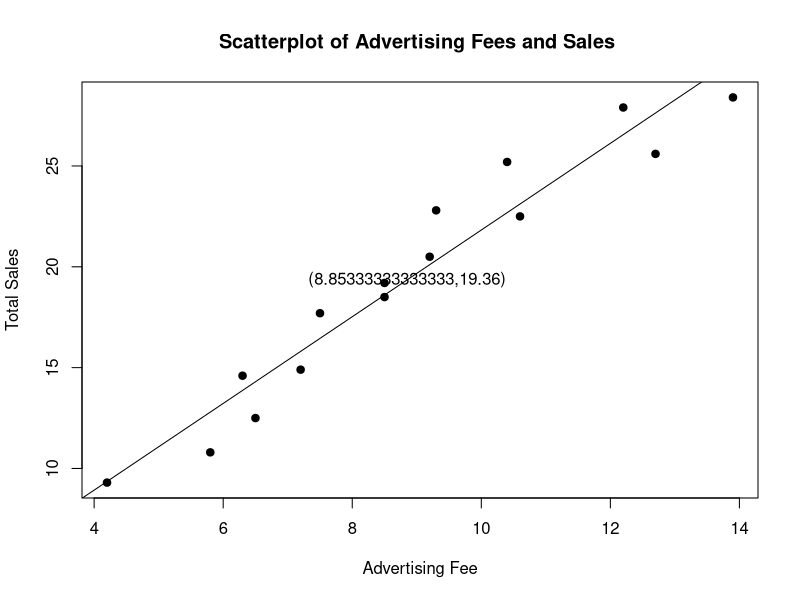

The R script that drew this image: (Note: this script raises an error after producing the figure.)
market <- read.csv('./ch2/ads.txt')
market.lm <- lm(Y ~ X, data = market)
market.lm.summary <- summary(market.lm)
market.lm.anova <- anova(market.lm)
plot(market$X, market$Y, xlab='Advertising Fee', ylab='Total Sales', pch=19)
title("Scatterplot of Advertising Fees and Sales ")
abline(market.lm)
identify(market$X, market$Y)
β0 <- market.lm.summary$coefficients[2, 1]
β1 <- market.lm.summary$coefficients[1, 1]
xbar <- mean(market$X)
ybar <- mean(market$Y)
text(xbar, ybar, paste0('(', xbar, ',', ybar, ')'))
fx <- paste0('Ŷ = ',β0,' + ',β1,'*X')
text(locator(1), fx)